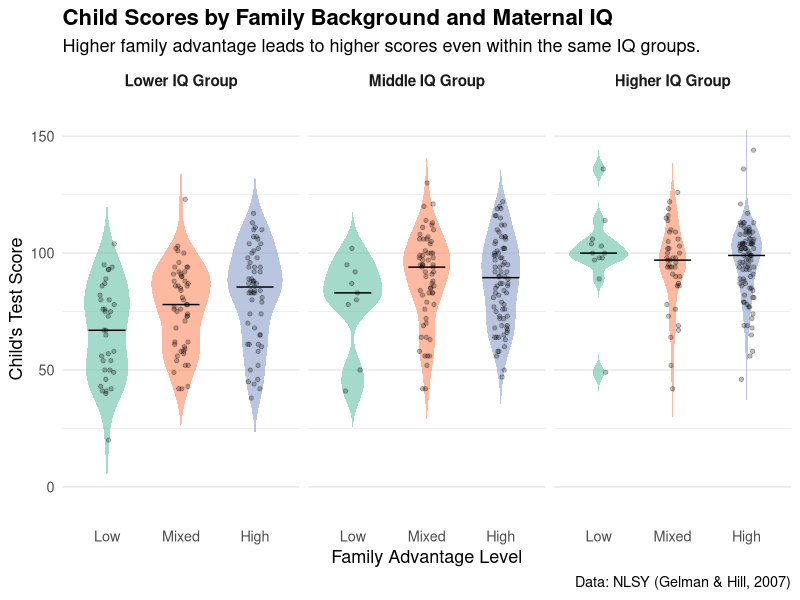
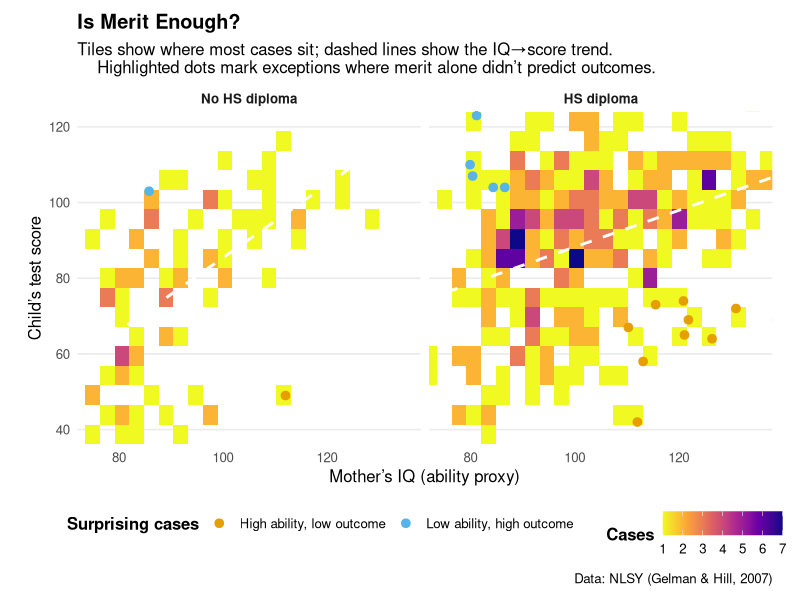

Here is the R script that generated these plots, in order:
## ---- chunk 1
knitr::opts_chunk$set(echo = FALSE, message = FALSE, warning = FALSE)
library(tidyverse)
kidiq <- read.csv("kidiq.csv")
## ---- chunk 2
plot_iq <- kidiq %>%
  mutate(
    family_advantage = case_when(
      mom_hs == 0 & mom_work <= 2 ~ "Low advantage",
      mom_hs == 0 & mom_work >  2 ~ "Mixed advantage",
      mom_hs == 1 & mom_work <= 2 ~ "Mixed advantage",
      mom_hs == 1 & mom_work >  2 ~ "High advantage",
      TRUE ~ NA_character_
    ),
    iq_group = case_when(
      mom_iq <= quantile(mom_iq, 0.33, na.rm = TRUE) ~ "Lower IQ Group",
      mom_iq <= quantile(mom_iq, 0.67, na.rm = TRUE) ~ "Middle IQ Group",
      TRUE ~ "Higher IQ Group"
    ),
    family_advantage = factor(family_advantage,
                              levels = c("Low advantage","Mixed advantage","High advantage")),
    iq_group = factor(iq_group,
                      levels = c("Lower IQ Group","Middle IQ Group","Higher IQ Group"))
  ) %>%
  filter(!is.na(family_advantage), !is.na(iq_group)) %>%
  
  ggplot(aes(x = family_advantage, y = kid_score, fill = family_advantage)) +
  geom_violin(trim = FALSE, alpha = 0.6, width = 0.8, color = NA) +
  stat_summary(fun = median, geom = "crossbar", width = 0.5, color = "black", fatten = 1) +
  geom_jitter(width = 0.10, height = 0, alpha = 0.25, size = 1.2, color = "black", show.legend = FALSE) +
  facet_wrap(~ iq_group, nrow = 1) +
  scale_fill_brewer(palette = "Set2", guide = "none") +
  scale_x_discrete(labels = c("Low advantage"="Low","Mixed advantage"="Mixed","High advantage"="High")) +
  labs(
    title = "Child Scores by Family Background and Maternal IQ",
    subtitle = "Higher family advantage leads to higher scores even within the same IQ groups.",
    x = "Family Advantage Level",
    y = "Child's Test Score",
    caption = "Data: NLSY (Gelman & Hill, 2007)"
  ) +
  theme_minimal(base_size = 13) +
  theme(
    legend.position = "none",
    plot.title = element_text(face = "bold", size = 16),
    strip.text = element_text(face = "bold", size = 11),
    panel.grid.major.x = element_blank()
  )

print(plot_iq)
## ---- chunk 3
plot_merit <- kidiq %>%
  mutate(
    mom_hs_label = factor(mom_hs, labels = c("No HS diploma", "HS diploma")),
    ability_level = case_when(
      mom_iq <= quantile(mom_iq, 0.25, na.rm = TRUE) ~ "Low ability",
      mom_iq <= quantile(mom_iq, 0.75, na.rm = TRUE) ~ "Medium ability",
      TRUE ~ "High ability"
    ),
    outcome_level = case_when(
      kid_score <= quantile(kid_score, 0.25, na.rm = TRUE) ~ "Low outcome",
      kid_score <= quantile(kid_score, 0.75, na.rm = TRUE) ~ "Medium outcome",
      TRUE ~ "High outcome"
    ),
    surprising_case = case_when(
      ability_level == "High ability" & outcome_level == "Low outcome" ~ 
        "High ability, low outcome",
      ability_level == "Low ability"  & outcome_level == "High outcome" ~
        "Low ability, high outcome",
      TRUE ~ NA_character_
    )
  )

ggplot(plot_merit, aes(mom_iq, kid_score)) +
  stat_bin2d(bins = 24) +
  scale_fill_viridis_c(name = "Cases", option = "C", direction = -1) +
  geom_smooth(method = "lm", se = FALSE, linetype = "dashed",
              color = "white", linewidth = 1) +
  geom_point(
    data = dplyr::filter(plot_merit, !is.na(surprising_case)),
    aes(color = surprising_case),
    size = 2.6
  ) +
  scale_color_manual(
    values = c("High ability, low outcome" = "#E69F00",
               "Low ability, high outcome" = "#56B4E9"),
    name = "Surprising cases"
  ) +
  facet_wrap(~ mom_hs_label, nrow = 1) +
  coord_cartesian(xlim = c(75, 135), ylim = c(40, 120)) +
  labs(
    title = "Is Merit Enough?",
    subtitle = "Tiles show where most cases sit; dashed lines show the IQ→score trend. 
    Highlighted dots mark exceptions where merit alone didn’t predict outcomes.",
    x = "Mother’s IQ (ability proxy)",
    y = "Child’s test score",
    caption = "Data: NLSY (Gelman & Hill, 2007)"
  ) +
  theme_minimal(base_size = 12) +
  theme(
    legend.position = "bottom",
    legend.title = element_text(face = "bold"),
    strip.text = element_text(face = "bold"),
    plot.title = element_text(face = "bold"),
    panel.grid.minor = element_blank(),
    panel.grid.major.x = element_blank(),
    plot.margin = margin(10, 20, 10, 20)
  )
